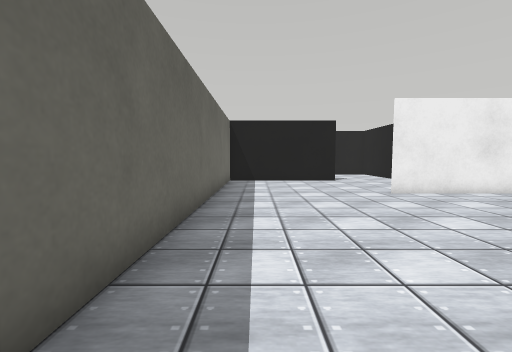
[1] (above)

21 first-person views from a walk through a world built for the Webots simulator. The camera is 0.64 m above the floor, tilts 4° down and sees 90° across. The floor is counted in squares, 0.5 m on a side. Each view is taken from the middle of a square. On the plan, view 1 faces up. The plan holds only what a view shows up to about 12 squares ahead; the rest is blank. The robots in the file are not drawn. Webots' stock objects and surfaces are drawn as simple stand-ins.

[2]
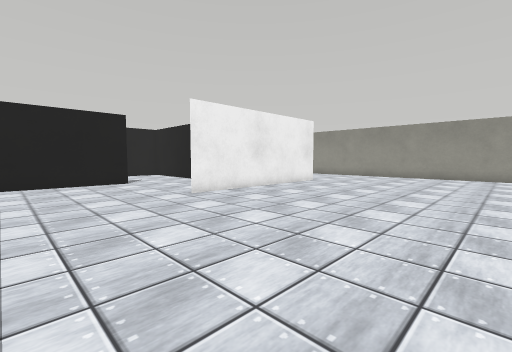

[3]
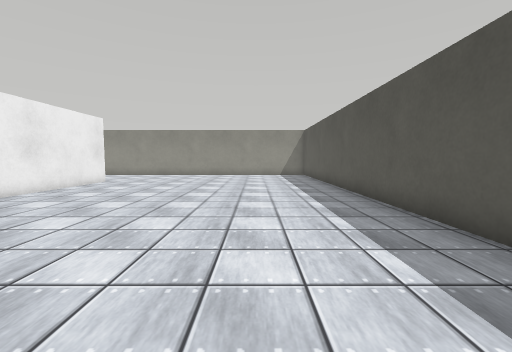

[4]
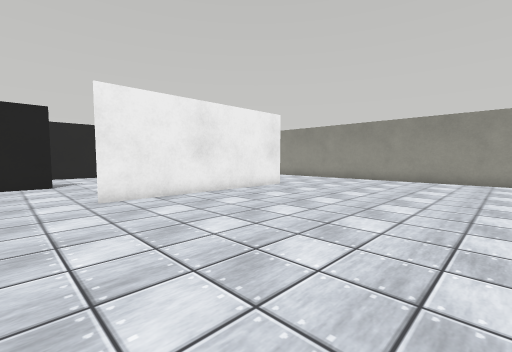

[5]
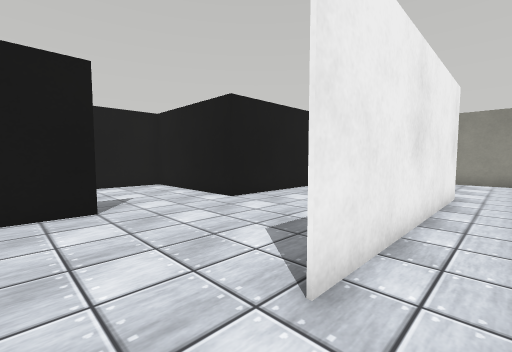

[6]
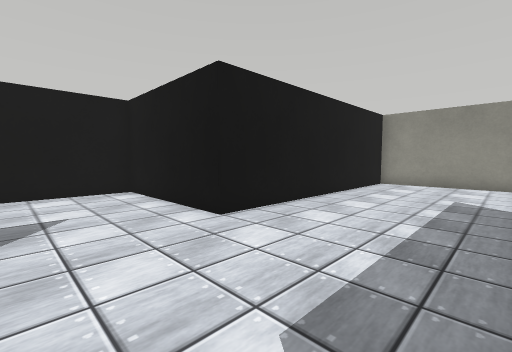

[7]
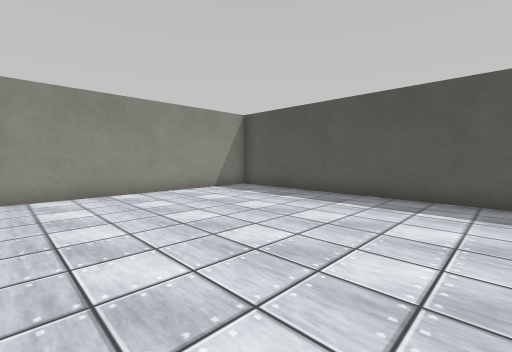

[8]
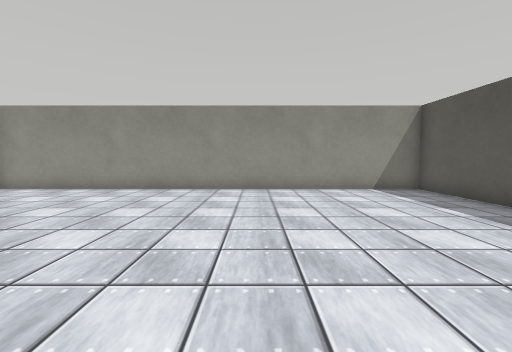

[9]
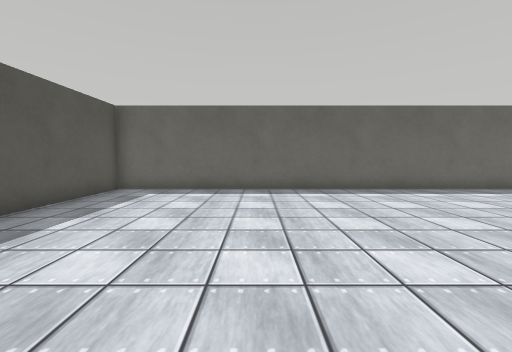

[10]
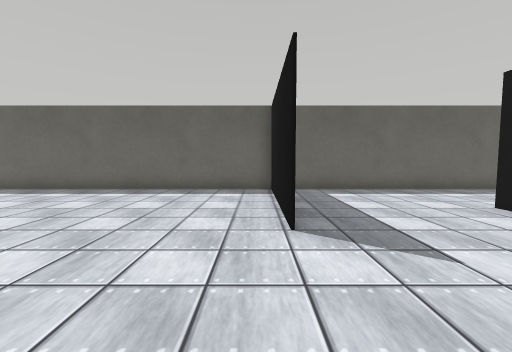

[11]
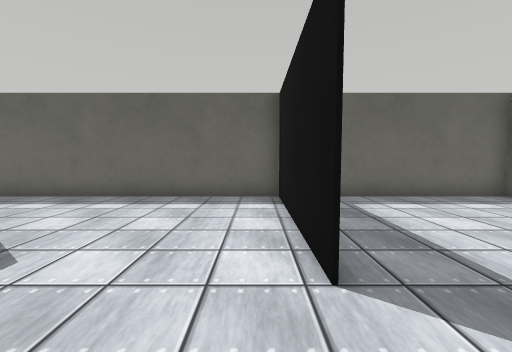

[12]
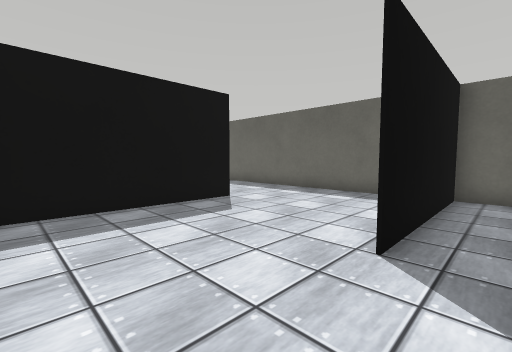

[13]
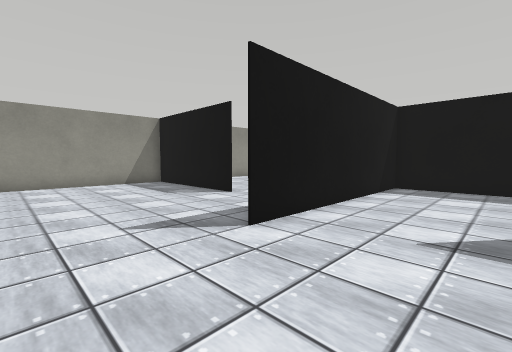

[14]
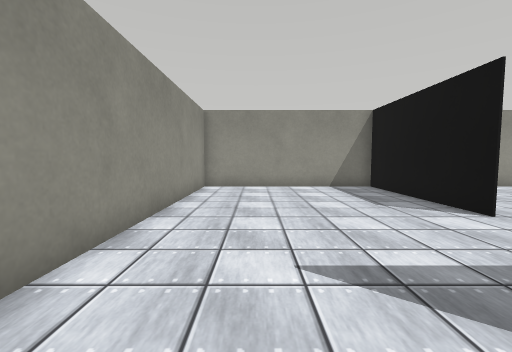

[15]
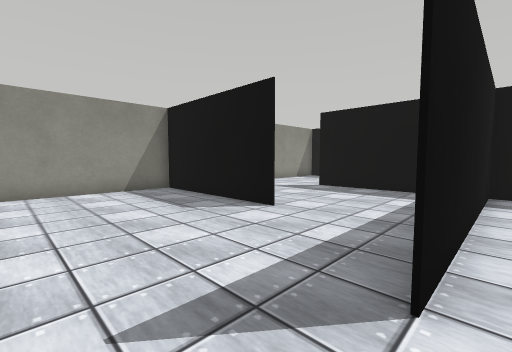

[16]
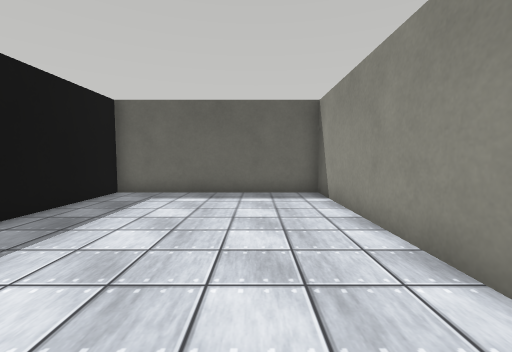

[17]
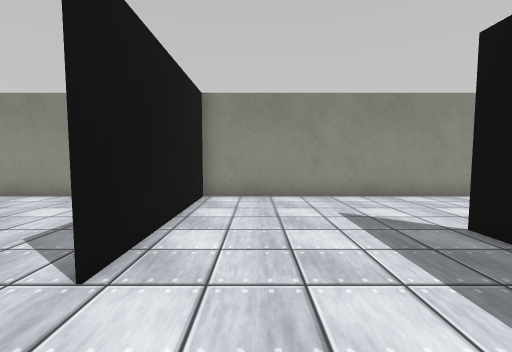

[18]
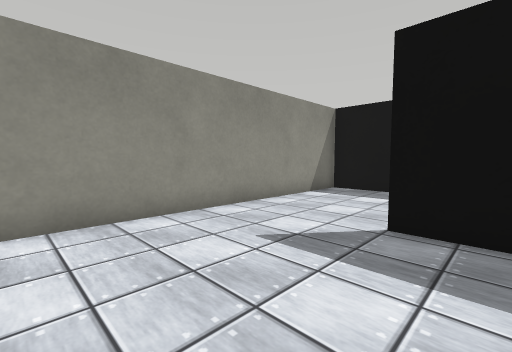

[19]
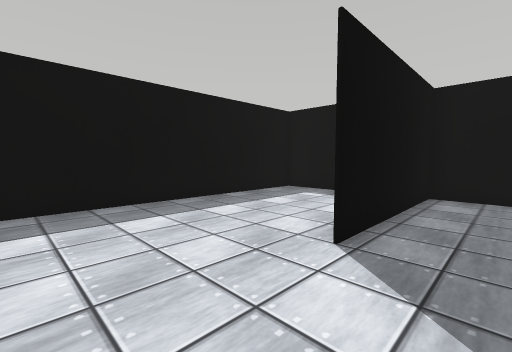

[20]
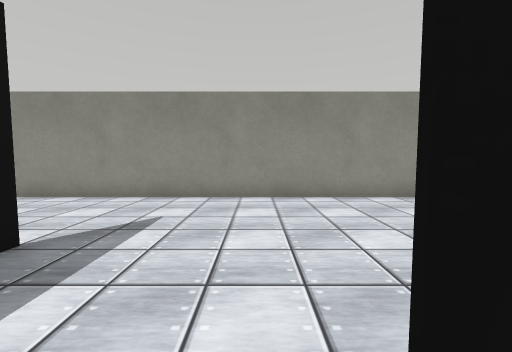

[21]
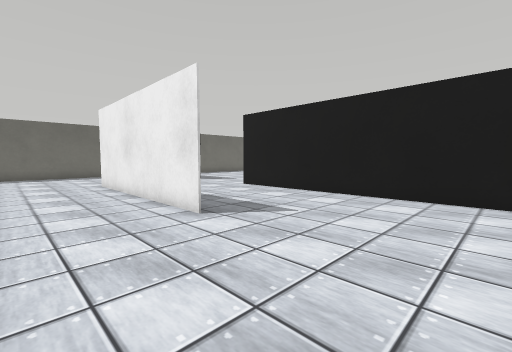

### Floor plan
Ten units are one square. View 1 is at (0, 0); x grows to the right and y downward. Boxes are objects, and circles mark ways between rooms. Rooms are numbered by the first view taken in them; rooms with no view inside come last. Other rooms are left out.
<svg viewBox="-21 -338 211 370">
<path fill="none" stroke="#000" d="M130 -92 49 -92M46 -146 -11 -146M-15 -150 -15 27 185 27 185 -151M181 -146 85 -146 85 -156M24 -202 91 -202M45 -258 -15 -258M-15 -260 -15 -195M85 -200 85 -255M85 -255 85 -287M125 -258 185 -258M-16 -258 45 -258M185 -261 185 -333 -15 -333 -15 -260M185 -206 185 -261M185 -258 125 -258M85 -221 85 -201M91 -202 145 -202M185 -151 185 -206M85 -171 85 -147 185 -147M30 -201 24 -201M85 -201 49 -201M85 -156 85 -200M-15 -195 -15 -150"/>
<circle cx="65" cy="-150" r="3" fill="#2a7"/>
<circle cx="65" cy="-260" r="3" fill="#2a7"/>
<circle cx="5" cy="-200" r="3" fill="#2a7"/>
<circle cx="110" cy="-260" r="3" fill="#2a7"/>
<circle cx="165" cy="-200" r="3" fill="#2a7"/>
<circle cx="35" cy="-175" r="3" fill="#2a7"/>
<text x="80" y="-60">1</text>
<text x="30" y="-230">2</text>
<text x="80" y="-300">3</text>
<text x="140" y="-230">4</text>
<text x="140" y="-180">5</text>
<text x="50" y="-180">6</text>
<text x="0" y="-180">7</text>
</svg>
Room 1 opens to room 6. Room 2 opens to room 3. Room 2 opens to room 7. Room 3 opens to room 4. Room 4 opens to room 5. Room 6 opens to room 7.

Where each view was taken, in squares from view 1:
view 1: 0 up, 0 right, facing up
view 2: 1 up, 0 right, facing up-right
view 3: 1 up, 1 left, facing right
view 4: 1 up, 3 right, facing up-right
view 5: 8 up, 3 right, facing up-right
view 6: 10 up, 5 right, facing up-right
view 7: 6 up, 9 right, facing down-right
view 8: 4 up, 8 right, facing right
view 9: 3 up, 9 right, facing left
view 10: 14 up, 9 right, facing left
view 11: 25 up, 7 right, facing left
view 12: 27 up, 8 right, facing down-left
view 13: 32 up, 5 right, facing down-right
view 14: 31 up, 7 right, facing right
view 15: 31 up, 8 right, facing down-right
view 16: 31 up, 8 right, facing left
view 17: 24 up, 10 right, facing right
view 18: 25 up, 13 right, facing down-right
view 19: 22 up, 18 right, facing down-left
view 20: 25 up, 12 right, facing up
view 21: 6 up, 18 right, facing up-left
